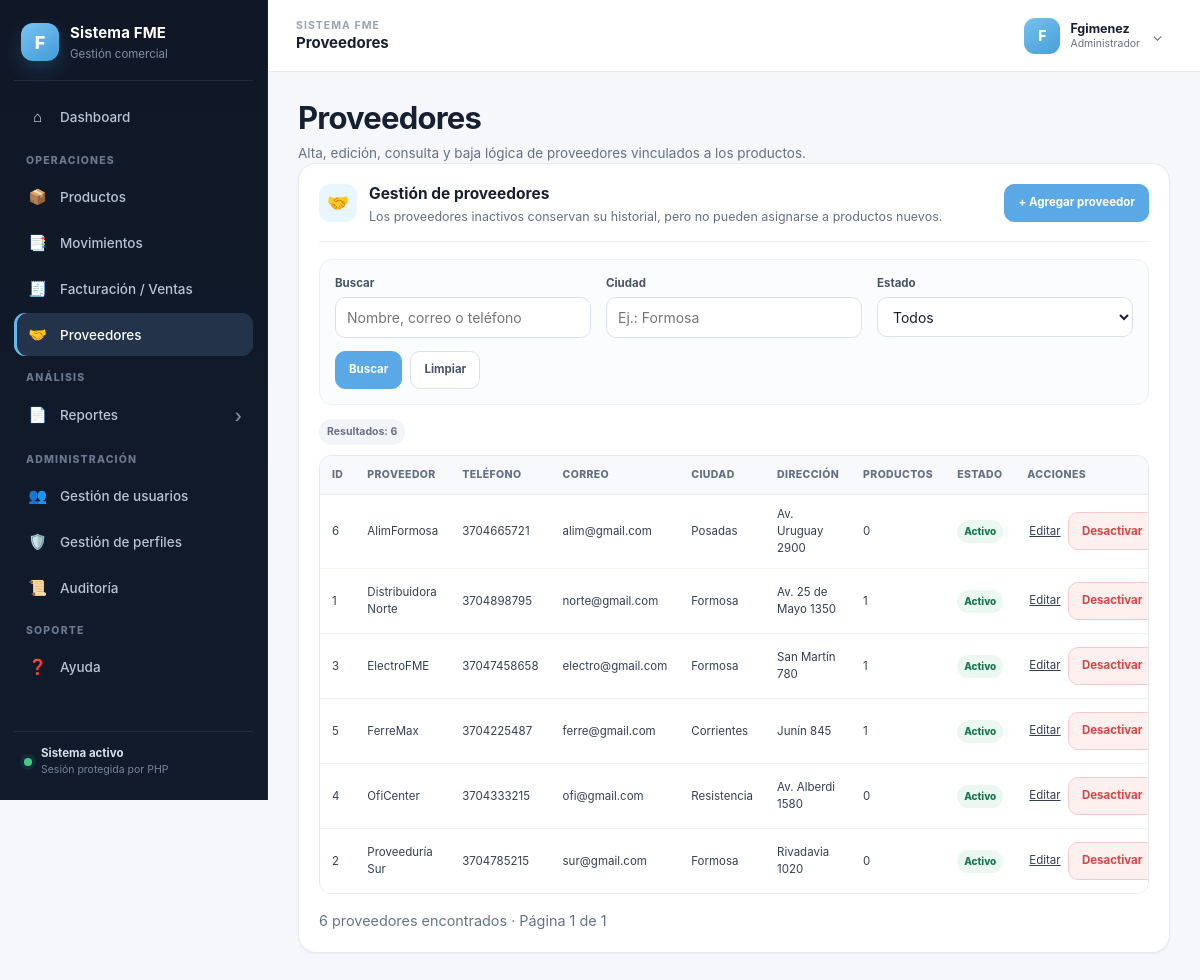
Page /index.php?mod=proveedores (signed in) on the earlier database version.
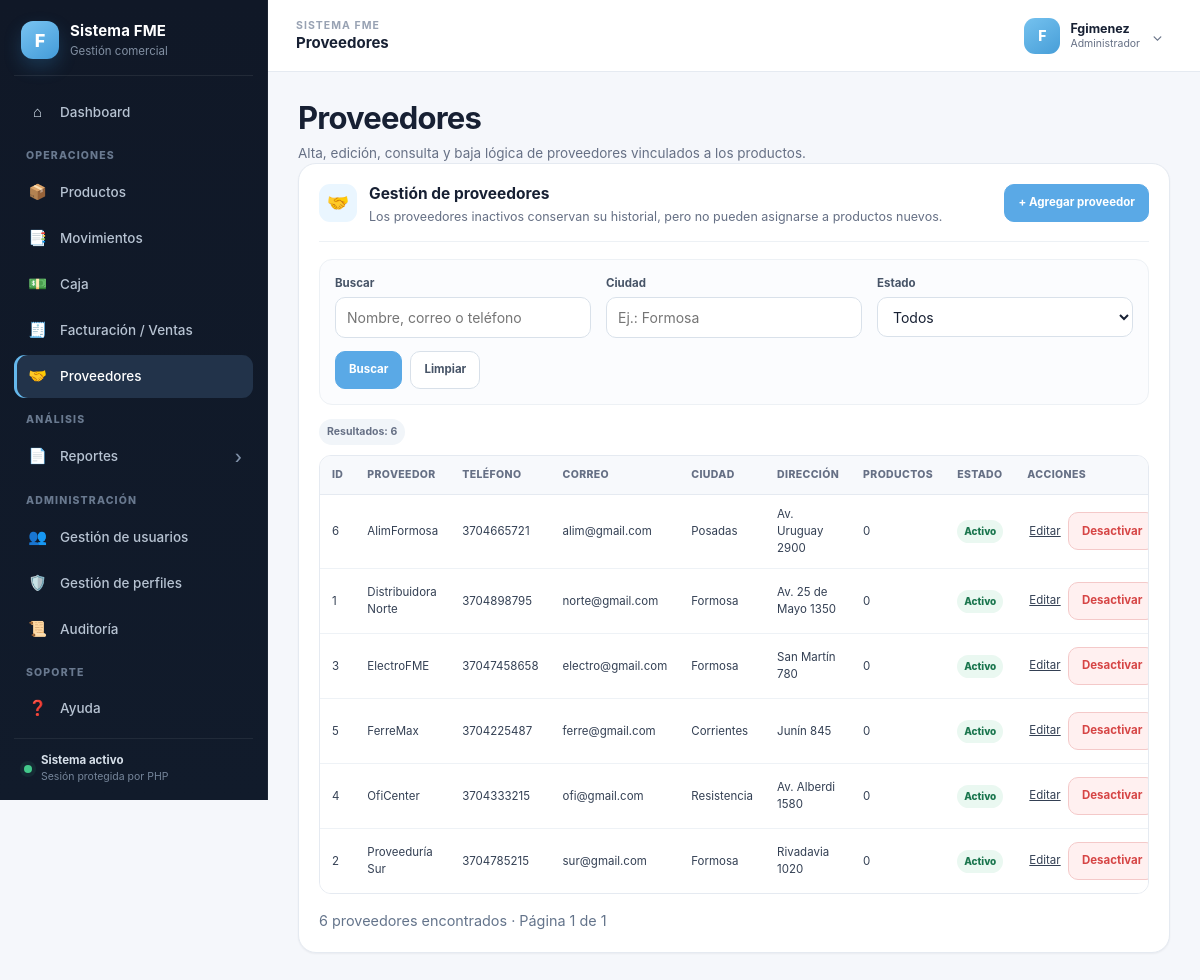
Same page on the later database version.
### tables this page shows
CREATE TABLE IF NOT EXISTS Modulo (
    id_modulo INT AUTO_INCREMENT PRIMARY KEY,
    codigo_modulo VARCHAR(50) NOT NULL,
    nombre_modulo VARCHAR(80) NOT NULL,
    icono_modulo VARCHAR(10) NULL,
    url_modulo VARCHAR(150) NOT NULL,
    archivo_modulo VARCHAR(80) NULL,
    activo TINYINT(1) NOT NULL DEFAULT 1,
    CONSTRAINT uq_modulo_codigo UNIQUE (codigo_modulo)
);

CREATE TABLE IF NOT EXISTS Proveedor (
    id_proveedor INT AUTO_INCREMENT PRIMARY KEY,
    nombre_proveedor VARCHAR(80) NOT NULL,
    telefono_proveedor VARCHAR(30) NULL,
    correo_proveedor VARCHAR(80) NULL,
    id_direccion INT NULL,
    CONSTRAINT uq_proveedor_nombre UNIQUE (nombre_proveedor),
    CONSTRAINT fk_proveedor_direccion
      FOREIGN KEY (id_direccion) REFERENCES Direccion(id_direccion)
      ON DELETE SET NULL
);

CREATE TABLE IF NOT EXISTS Direccion (
    id_direccion INT AUTO_INCREMENT PRIMARY KEY,
    nombre_pais VARCHAR(50) NOT NULL,
    nombre_ciudad VARCHAR(50) NOT NULL,
    num_direccion VARCHAR(100) NOT NULL
);

### index.php (called while the page is built)
<?php
require __DIR__ . '/app/core/bootstrap.php';
require __DIR__ . '/app/views/layout.php';

### app/core/bootstrap.php (called while the page is built, shortened)
<?php
require_once __DIR__ . '/../config/db.php';
$usuario = (string) ($_SESSION['auth_user'] ?? 'Usuario');
$rolId   = (int) $_SESSION['auth_rol'];
$modActual = trim((string) ($_GET['mod'] ?? 'panel'));
$modulos = [];
$modulosPermitidosPorCodigo = [];
$modulosPermitidosConArchivo = [];
try {
    $stmt = $pdo->prepare(
        'SELECT m.id_modulo, m.codigo_modulo, m.nombre_modulo, m.icono_modulo,
                m.url_modulo, m.archivo_modulo
         FROM Rol_Modulo rm
         INNER JOIN Modulo m ON rm.id_modulo = m.id_modulo
         WHERE rm.id_rol = ?
           AND m.activo = 1
         ORDER BY m.id_modulo ASC'
    );
    $stmt->execute([$rolId]);
    foreach ($stmt->fetchAll(PDO::FETCH_ASSOC) as $modulo) {
        $codigo = (string) $modulo['codigo_modulo'];
        $item = [
            'id' => $codigo,
            'icon' => $modulo['icono_modulo'] ?: '📌',
            'titulo' => (string) $modulo['nombre_modulo'],
            'url' => $modulo['url_modulo'] ?: '#',
            'archivo' => $modulo['archivo_modulo'],
        ];
        $modulos[] = $item;
        $modulosPermitidosPorCodigo[$codigo] = $item;
        if (!empty($modulo['archivo_modulo'])) {
            $modulosPermitidosConArchivo[$codigo] = $item;
        }
    }
} catch (Throwable $e) {
    error_log('FME - Error al cargar permisos: ' . $e->getMessage());
    $modulos = [];
    $modulosPermitidosPorCodigo = [];
    $modulosPermitidosConArchivo = [];
}
$modulosSiemprePermitidos = [
    'panel' => [
        'id' => 'panel',
        'icon' => '🏠',
        'titulo' => 'Panel de control',
        'url' => 'index.php',
        'archivo' => 'panel.php',
    ],
    'config_usuario' => [
        'id' => 'config_usuario',
        'icon' => '👤',
        'titulo' => 'Configuración de usuario',
        'url' => 'index.php?mod=config_usuario',
        'archivo' => 'config_usuario.php',
    ],
    'ayuda' => [
        'id' => 'ayuda',
        'icon' => '❓',
        'titulo' => 'Ayuda',
        'url' => 'index.php?mod=ayuda',
        'archivo' => 'ayuda.php',
    ],
];
foreach ($modulosSiemprePermitidos as $codigo => $item) {
    if (!isset($modulosPermitidosPorCodigo[$codigo])) {
        $modulos[] = $item;
        $modulosPermitidosPorCodigo[$codigo] = $item;
        $modulosPermitidosConArchivo[$codigo] = $item;
    }
}
if (isset($modulosSiemprePermitidos[$modActual])) {
    $moduloActualInfo = $modulosPermitidosConArchivo[$modActual] ?? $modulosSiemprePermitidos[$modActual];
} else {
    $moduloActualInfo = $modulosPermitidosConArchivo[$modActual] ?? null;
}

### modulos/proveedores.php (the view, shortened to what this page needs)
<?php
$busqueda = trim($_GET['busqueda'] ?? '');
$ciudad = trim($_GET['ciudad'] ?? '');
$estado = $_GET['estado'] ?? '';
?>
<?php
$porPagina = 15;
$paginaActual = max(1, (int)($_GET['pagina'] ?? 1));
$where = ' WHERE 1=1';
$params = [];
$countSql = "SELECT COUNT(*)
             FROM Proveedor pr
             LEFT JOIN Direccion d ON pr.id_direccion = d.id_direccion" . $where;
$countStmt = $pdo->prepare($countSql);
$countStmt->execute($params);
$totalProveedores = (int)$countStmt->fetchColumn();
$totalPaginas = max(1, (int)ceil($totalProveedores / $porPagina));
$offset = ($paginaActual - 1) * $porPagina;
$sql = "SELECT pr.id_proveedor, pr.nombre_proveedor, pr.telefono_proveedor, pr.correo_proveedor, pr.activo_proveedor,
               d.nombre_pais, d.nombre_ciudad, d.num_direccion,
               COUNT(p.id_producto) AS productos_asignados
        FROM Proveedor pr
        LEFT JOIN Direccion d ON pr.id_direccion = d.id_direccion
        LEFT JOIN Producto p ON pr.id_proveedor = p.id_proveedor" . $where .
       " GROUP BY pr.id_proveedor, pr.nombre_proveedor, pr.telefono_proveedor, pr.correo_proveedor, pr.activo_proveedor,
                  d.nombre_pais, d.nombre_ciudad, d.num_direccion
         ORDER BY pr.activo_proveedor DESC, pr.nombre_proveedor ASC
         LIMIT " . $porPagina . " OFFSET " . $offset;
$stmt = $pdo->prepare($sql);
$stmt->execute($params);
$proveedores = $stmt->fetchAll(PDO::FETCH_ASSOC);
?>
<h1 class="title">Proveedores</h1>
<p class="subtitle">Alta, edición, consulta y baja lógica de proveedores vinculados a los productos.</p>
<div class="profile-card wide-card">
  <div class="profile-card-header">
    <div class="profile-icon">🤝</div>
    <div>
      <h2>Gestión de proveedores</h2>
      <p>Los proveedores inactivos conservan su historial, pero no pueden asignarse a productos nuevos.</p>
    </div>
    <div class="profile-actions">
      <a class="btn-add" href="index.php?mod=proveedores&action=add">+ Agregar proveedor</a>
    </div>
  </div>
  <div class="profile-section">
    <form method="get" action="index.php" class="filter-form">
      <div class="filter-grid">
        <div class="form-group">
          <label class="label">Buscar</label>
          <input class="input" type="text" name="busqueda" placeholder="Nombre, correo o teléfono" value="<?= htmlspecialchars($busqueda) ?>">
        </div>
        <div class="form-group">
          <label class="label">Ciudad</label>
          <input class="input" type="text" name="ciudad" placeholder="Ej.: Formosa" value="<?= htmlspecialchars($ciudad) ?>">
        </div>
        <div class="form-group">
          <label class="label">Estado</label>
          <select class="input" name="estado">
            <option value="" <?= $estado === '' ? 'selected' : '' ?>>Todos</option>
          </select>
        </div>
      </div>
      <div class="module-actions left-actions">
        <button class="btn" type="submit">Buscar</button>
        <a class="btn-secondary-link" href="index.php?mod=proveedores">Limpiar</a>
      </div>
    </form>
  </div>
  <h3 class="result-count">Resultados: <?= $totalProveedores ?></h3>
  <div class="table-responsive">
    <table class="result-table">
      <thead>
        <tr>
          <th>ID</th><th>Proveedor</th><th>Teléfono</th><th>Correo</th><th>Ciudad</th><th>Dirección</th><th>Productos</th><th>Estado</th><th>Acciones</th>
        </tr>
      </thead>
      <tbody>
      <?php if (!$proveedores): ?>
        <tr><td colspan="9" class="empty-cell">No se encontraron proveedores.</td></tr>
      <?php else: ?>
        <?php foreach ($proveedores as $p): ?>
        <tr>
          <td><?= (int)$p['id_proveedor'] ?></td>
          <td><?= htmlspecialchars($p['nombre_proveedor']) ?></td>
          <td><?= htmlspecialchars($p['telefono_proveedor'] ?: '-') ?></td>
          <td><?= htmlspecialchars($p['correo_proveedor'] ?: '-') ?></td>
          <td><?= htmlspecialchars($p['nombre_ciudad'] ?: '-') ?></td>
          <td><?= htmlspecialchars($p['num_direccion'] ?: '-') ?></td>
          <td><?= (int)$p['productos_asignados'] ?></td>
          <td>
            <?php if ((int)$p['activo_proveedor'] === 1): ?>
              <span class="status-badge status-active">Activo</span>
            <?php else: ?>
              <span class="status-badge status-archived">Inactivo</span>
            <?php endif; ?>
          </td>
          <td class="actions-cell">
            <a class="table-action" href="index.php?mod=proveedores&action=edit&id=<?= (int)$p['id_proveedor'] ?>">Editar</a>
            <?php if ((int)$p['activo_proveedor'] === 1): ?>
              <?php $mensajeBaja = (int)$p['productos_asignados'] > 0
                ? 'Este proveedor tiene ' . (int)$p['productos_asignados'] . ' producto(s) asociado(s). Los productos conservarán la relación, pero el proveedor dejará de estar disponible para nuevas asignaciones. ¿Desactivar proveedor?'
                : '¿Desactivar este proveedor?'; ?>
              <form method="post" action="index.php?mod=proveedores" class="inline-form" data-confirm="<?= htmlspecialchars($mensajeBaja) ?>">
                <button class="btn-delete" type="submit">Desactivar</button>
              </form>
            <?php endif; ?>
          </td>
        </tr>
        <?php endforeach; ?>
      <?php endif; ?>
      </tbody>
    </table>
  </div>
  <div class="pagination-bar">
    <div class="pagination-summary">
      <?= $totalProveedores ?> proveedor<?= $totalProveedores === 1 ? '' : 'es' ?> encontrado<?= $totalProveedores === 1 ? '' : 's' ?> · Página <?= $paginaActual ?> de <?= $totalPaginas ?>
    </div>
  </div>
</div>

### app/views/layout.php (shortened to what this page needs)
<?php
$menuByCode = [];
foreach ($modulos as $menuItem) {
    $menuByCode[$menuItem['id']] = $menuItem;
}
$menuGroups = [
    'Operaciones' => ['productos', 'movimientos', 'caja', 'ventas', 'proveedores'],
    'Análisis' => ['reportes'],
    'Administración' => ['usuarios', 'perfiles', 'auditoria'],
    'Soporte' => ['ayuda'],
];
$pageTitle = (string) ($moduloActualInfo['titulo'] ?? 'Sistema FME');
?>
<!doctype html>
<html lang="es">
<head>
  <link rel="stylesheet" href="assets/css/dashboard.css"/>
</head>
<body>
<div class="app-shell">
  <aside class="sidebar" id="sidebar" aria-label="Navegación principal">
    <div class="sidebar-brand">
      <div class="brand-mark">F</div>
      <div class="brand-copy">
        <strong>Sistema FME</strong>
        <span>Gestión comercial</span>
      </div>
    </div>
    <nav class="menu">
      <a href="index.php" class="menu-item <?= $modActual === 'panel' ? 'active' : '' ?>">
        <span class="mi-icon">⌂</span>
        <span class="menu-label">Dashboard</span>
      </a>
      <?php foreach ($menuGroups as $groupName => $codes): ?>
        <?php
        $visibleItems = [];
        foreach ($codes as $code) {
            if (isset($menuByCode[$code]) && ($menuByCode[$code]['url'] ?? '#') !== '#') {
                $visibleItems[$code] = $menuByCode[$code];
            }
        }
        ?>
        <div class="menu-group">
          <div class="menu-group-title"><?= htmlspecialchars($groupName) ?></div>
          <?php foreach ($visibleItems as $code => $m): ?>
            <?php if ($code === 'reportes'): ?>
              <a href="index.php?mod=reportes&section=resumen"
                 class="menu-item menu-parent <?= $modActual === 'reportes' ? 'active' : '' ?>">
                <span class="mi-icon"><?= htmlspecialchars($m['icon'] ?: '📊') ?></span>
                <span class="menu-label"><?= htmlspecialchars($m['titulo']) ?></span>
                <span class="menu-caret">›</span>
              </a>
            <?php else: ?>
              <a href="<?= htmlspecialchars($m['url']) ?>"
                 class="menu-item <?= $modActual === $code ? 'active' : '' ?>">
                <span class="mi-icon"><?= htmlspecialchars($m['icon'] ?: '•') ?></span>
                <span class="menu-label"><?= htmlspecialchars($m['titulo']) ?></span>
              </a>
            <?php endif; ?>
          <?php endforeach; ?>
        </div>
      <?php endforeach; ?>
    </nav>
    <div class="sidebar-footer">
      <span class="sidebar-status-dot"></span>
      <div><strong>Sistema activo</strong><span>Sesión protegida por PHP</span></div>
    </div>
  </aside>
  <main class="main">
    <header class="topbar">
      <div class="topbar-left">
        <div class="topbar-context">
          <span class="topbar-kicker">Sistema FME</span>
          <strong><?= htmlspecialchars($pageTitle) ?></strong>
        </div>
      </div>
      <div class="user">
        <button class="user-btn" id="userBtn" type="button" aria-expanded="false" aria-controls="userMenu">
          <span class="avatar" aria-hidden="true"><?= htmlspecialchars(strtoupper(substr($usuario, 0, 1))) ?></span>
          <span class="top-user-summary" aria-label="Usuario actual">
            <span class="top-user-name" data-session-username><?= htmlspecialchars($usuario) ?></span>
            <span class="top-user-role" data-session-role><?= htmlspecialchars($rolNombre) ?></span>
          </span>
          <span class="user-chevron">⌄</span>
        </button>
      </div>
    </header>
    <section class="content">
      <?php
      $archivoModulo = $moduloActualInfo['archivo'] ?? 'panel.php';
      $rutaModulo = __DIR__ . '/../../modulos/' . basename((string) $archivoModulo);
      if (is_file($rutaModulo)) {
          include $rutaModulo;
      } else {
          echo '<div class="empty-state"><h1 class="title">Módulo no disponible</h1><p class="subtitle">Este módulo está registrado, pero no tiene una pantalla asociada.</p></div>';
      }
      ?>
    </section>
  </main>
</div>
</body>
</html>

Differences in the rows shown:
added modulo: icono_modulo "💵", nombre_modulo "Caja", shown under "OPERACIONES"
computed for proveedor "Distribuidora Norte": productos_asignados "1" → "0"
computed for proveedor "ElectroFME": productos_asignados "1" → "0"
computed for proveedor "FerreMax": productos_asignados "1" → "0"
